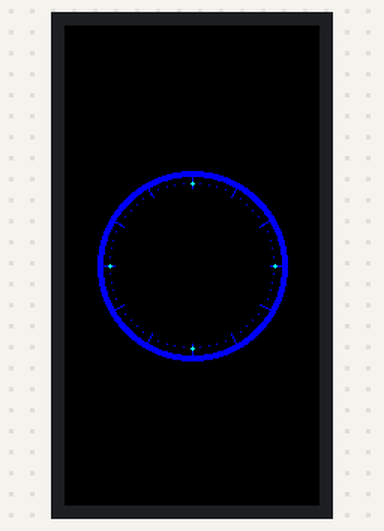
The sketch below on a simulated ESP32. Parts: 170×320 colour display.

Above: at 0.3 s.
At 4.3 s:
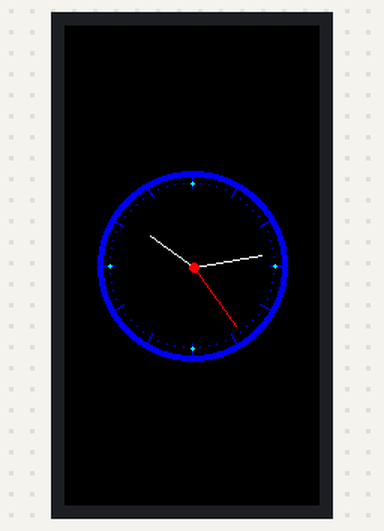
At 9.3 s:
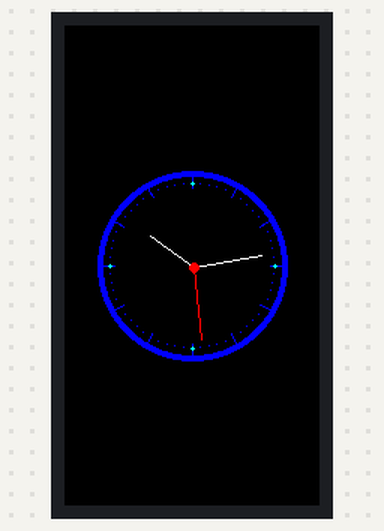
At 19.3 s:
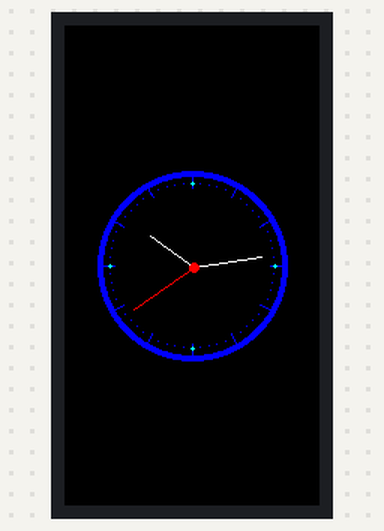
At 28.3 s:
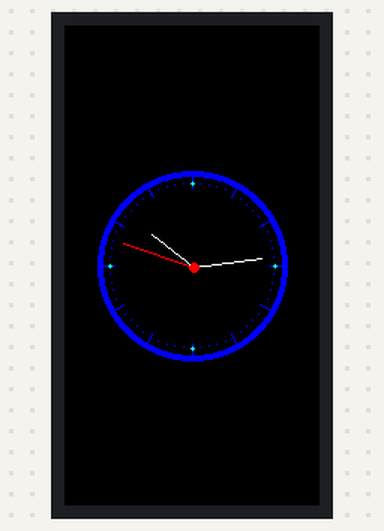
At 38.3 s:
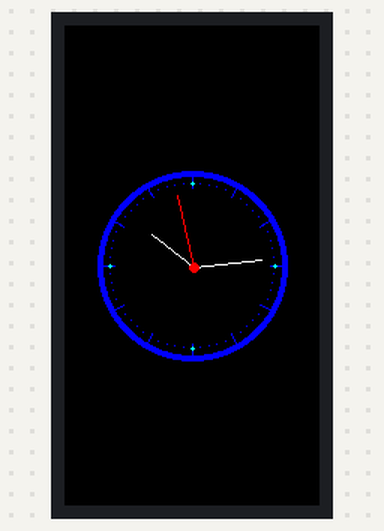

The sketch:

Codigo_para_el_esp32_1.9in.ino
```cpp
#include <Adafruit_GFX.h>
#include <Adafruit_ST7789.h>
#include <SPI.h>

// Definición de colores
#define BLACK   0x0000
#define BLUE    0x001F
#define RED     0xF800
#define GREEN   0x07E0
#define CYAN    0x07FF
#define MAGENTA 0xF81F
#define YELLOW  0xFFE0
#define WHITE   0xFFFF

#define LCD_MOSI 23
#define LCD_SCLK 18
#define LCD_CS 15
#define LCD_DC 2
#define LCD_RST 4
#define LCD_BLK 32

Adafruit_ST7789 lcd = Adafruit_ST7789(LCD_CS, LCD_DC, LCD_RST);

uint16_t ccenterx, ccentery;  // Centro del reloj
const uint16_t cradius = 63;  // Radio del reloj
const float scosConst = 0.0174532925;
float sx = 0, sy = 1, mx = 1, my = 0, hx = -1, hy = 0;
float sdeg = 0, mdeg = 0, hdeg = 0;
uint16_t osx, osy, omx, omy, ohx, ohy;
uint16_t x0 = 0, x1 = 0, yy0 = 0, yy1 = 0;
uint32_t targetTime = 0;  // Para el temporizador de 1 segundo
uint8_t hh, mm, ss;  // Contenedores para la hora actual

void drawClockFace() {
  lcd.fillCircle(ccenterx, ccentery, cradius, BLUE);
  lcd.fillCircle(ccenterx, ccentery, cradius - 4, BLACK);

  // Dibujar 12 líneas (marcas del reloj)
  for (int i = 0; i < 360; i += 30) {
    sx = cos((i - 90) * scosConst);
    sy = sin((i - 90) * scosConst);
    x0 = sx * (cradius - 4) + ccenterx;
    yy0 = sy * (cradius - 4) + ccentery;
    x1 = sx * (cradius - 11) + ccenterx;
    yy1 = sy * (cradius - 11) + ccentery;
    lcd.drawLine(x0, yy0, x1, yy1, BLUE);
  }

  // Dibujar 60 puntos (minutos)
  for (int i = 0; i < 360; i += 6) {
    sx = cos((i - 90) * scosConst);
    sy = sin((i - 90) * scosConst);
    x0 = sx * 55 + ccenterx;
    yy0 = sy * 55 + ccentery;

    lcd.drawPixel(x0, yy0, BLUE);
    if (i == 0 || i == 180) lcd.fillCircle(x0, yy0, 1, CYAN);
    if (i == 90 || i == 270) lcd.fillCircle(x0, yy0, 1, CYAN);
  }
}

static uint8_t conv2d(const char* p) {
  uint8_t v = 0;
  if ('0' <= *p && *p <= '9') v = *p - '0';
  return 10 * v + *++p - '0';
}

void setup(void) {
  pinMode(LCD_BLK, OUTPUT);
  digitalWrite(LCD_BLK, HIGH);  // Activar la retroiluminación
  lcd.init(170, 320);  // Tamaño de la patanlla de 1,9''
  lcd.fillScreen(ST77XX_BLACK);

  lcd.setTextColor(WHITE, BLACK);
  ccenterx = lcd.width() / 2;
  ccentery = lcd.height() / 2;
  osx = ccenterx;
  osy = ccentery;
  omx = ccenterx;
  omy = ccentery;
  ohx = ccenterx;
  ohy = ccentery;

  drawClockFace();  // Dibujar la cara del reloj

  // Obtener la hora actual del compilador
  hh = conv2d(__TIME__);
  mm = conv2d(__TIME__ + 3);
  ss = conv2d(__TIME__ + 6);
  targetTime = millis() + 1000;
}

void drawClockHands(uint8_t h, uint8_t m, uint8_t s) {
  // Pre-calcular los grados de las agujas y las coordenadas
  sdeg = s * 6;  // 0-59 -> 0-354
  mdeg = m * 6 + sdeg * 0.01666667;  // Incluir segundos
  hdeg = h * 30 + mdeg * 0.0833333;  // Incluir minutos y segundos
  hx = cos((hdeg - 90) * scosConst);
  hy = sin((hdeg - 90) * scosConst);
  mx = cos((mdeg - 90) * scosConst);
  my = sin((mdeg - 90) * scosConst);
  sx = cos((sdeg - 90) * scosConst);
  sy = sin((sdeg - 90) * scosConst);

  // Borrar las posiciones antiguas de las agujas
  lcd.drawLine(ohx, ohy, ccenterx + 1, ccentery + 1, BLACK);
  lcd.drawLine(omx, omy, ccenterx + 1, ccentery + 1, BLACK);
  lcd.drawLine(osx, osy, ccenterx + 1, ccentery + 1, BLACK);

  // Dibujar las nuevas posiciones de las agujas
  lcd.drawLine(hx * (cradius - 28) + ccenterx + 1, hy * (cradius - 28) + ccentery + 1, ccenterx + 1, ccentery + 1, WHITE);
  lcd.drawLine(mx * (cradius - 17) + ccenterx + 1, my * (cradius - 17) + ccentery + 1, ccenterx + 1, ccentery + 1, WHITE);
  lcd.drawLine(sx * (cradius - 14) + ccenterx + 1, sy * (cradius - 14) + ccentery + 1, ccenterx + 1, ccentery + 1, RED);
  lcd.fillCircle(ccenterx + 1, ccentery + 1, 3, RED);

  // Actualizar las coordenadas antiguas
  osx = sx * (cradius - 14) + ccenterx + 1;
  osy = sy * (cradius - 14) + ccentery + 1;
  omx = mx * (cradius - 17) + ccenterx + 1;
  omy = my * (cradius - 17) + ccentery + 1;
  ohx = hx * (cradius - 28) + ccenterx + 1;
  ohy = hy * (cradius - 28) + ccentery + 1;
}

void loop() {
  if (targetTime < millis()) {
    targetTime = millis() + 1000;
    ss++;
    if (ss == 60) {
      ss = 0;
      mm++;
      if (mm > 59) {
        mm = 0;
        hh++;
        if (hh > 23) hh = 0;
      }
    }
    drawClockHands(hh, mm, ss);
  }
}
```

Measured:
- what the display in image 1 shows lasts 1.0 s, from 4.2 s to 5.2 s
